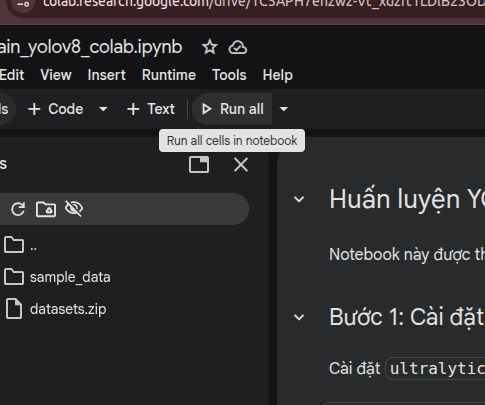
#> input picture 260409/image/colab_run_all_notebook.jpg, 485 x 405 px
$ python -i alignment.py   (imports and definitions only)
#> lines starting #> are read from the running program, lines starting #| are printed output that depends on the picture
#> further down, picture is the input picture: shape (405, 485, 3); mean B, G, R 46.3, 44.4, 45.1
import time
import cv2
import numpy as np
from pathlib import Path
import argparse

class ImageAligner:
    """
    A tool for aligning images using OpenCV's ECC (Enhanced Correlation Coefficient) algorithm.
    Can be used as a library or via Command Line Interface.
    """
    def __init__(self, template_img=None, motion_type=cv2.MOTION_AFFINE):
        self.motion_type = motion_type
        self.template_gray = None
        self.template_preprocessed = None
        self.warp_matrix = None
        self.criteria = (cv2.TERM_CRITERIA_EPS | cv2.TERM_CRITERIA_COUNT, 50, 1e-6)

        if template_img is not None:
            self.set_template(template_img)

    def set_template(self, img):
        """Sets and preprocesses the reference template image."""
        start = time.perf_counter()
        if len(img.shape) == 3:
            self.template_gray = cv2.cvtColor(img, cv2.COLOR_BGR2GRAY)
        else:
            self.template_gray = img.copy()

        self.template_preprocessed = self.preprocess(self.template_gray)

        # Reset warp matrix for new template
        if self.motion_type == cv2.MOTION_HOMOGRAPHY:
            self.warp_matrix = np.eye(3, 3, dtype=np.float32)
        else:
            self.warp_matrix = np.eye(2, 3, dtype=np.float32)

        end = time.perf_counter()
        print(f"set_template: {(end - start)*1000:.2f} ms")

    @staticmethod
    def preprocess(gray):
        """Standard preprocessing: CLAHE and Gaussian Blur."""
        start = time.perf_counter()
        clahe = cv2.createCLAHE(clipLimit=2.0, tileGridSize=(8, 8))
        gray = clahe.apply(gray)
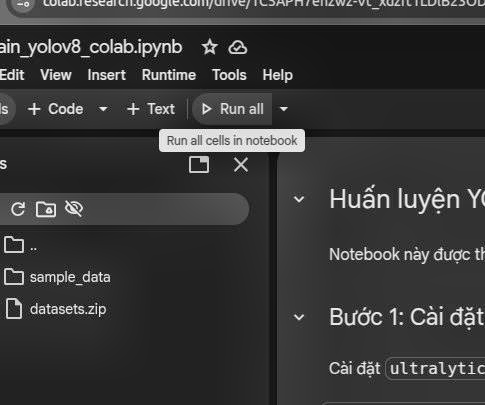
#> gray: shape (405, 485); min 1, max 254, mean 55.3
        gray = cv2.GaussianBlur(gray, (5, 5), 0)
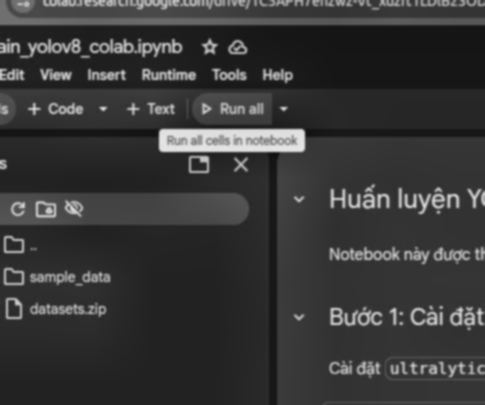
#> gray: shape (405, 485); min 17, max 229, mean 55.3
        end = time.perf_counter()
        print(f"preprocess: {(end - start)*1000:.2f} ms") # Có thể bỏ comment nếu muốn log sâu
        return gray

    # [112 lines left out: functions align, compute_diff, main, not called in this run]

# [2 lines not run here, left out]

>>> import cv2
>>> picture = cv2.imread('../../260409/image/colab_run_all_notebook.jpg')
>>> result = ImageAligner().set_template(picture)
